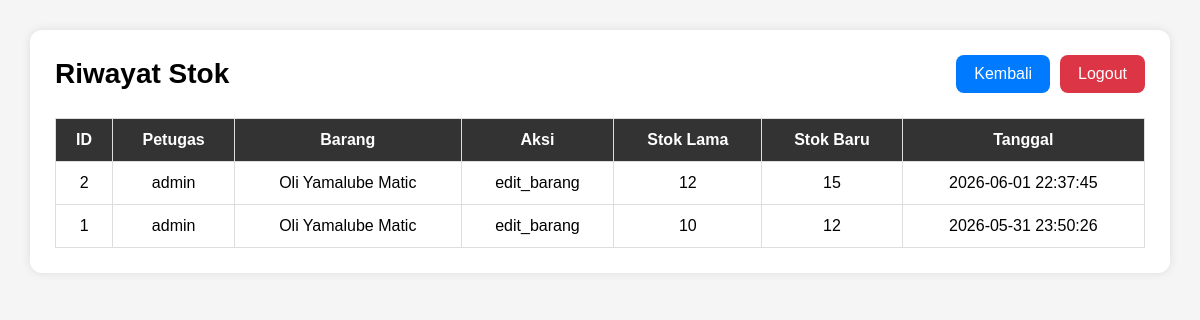
The page /riwayat_stok (signed in) on the database its author committed.
### tables this page shows
CREATE TABLE riwayat_stok (

    id_riwayat INTEGER PRIMARY KEY AUTOINCREMENT,

    id_admin INTEGER NOT NULL,

    id_barang INTEGER NOT NULL,

    aksi TEXT NOT NULL,

    stok_lama INTEGER,

    stok_baru INTEGER,

    tanggal DATETIME DEFAULT CURRENT_TIMESTAMP,

    FOREIGN KEY (id_admin) REFERENCES users(id_admin),

    FOREIGN KEY (id_barang) REFERENCES barang(id_barang)
);

CREATE TABLE "users" (
	"id_admin"	INTEGER,
	"username"	TEXT NOT NULL,
	"password"	TEXT NOT NULL,
	PRIMARY KEY("id_admin" AUTOINCREMENT)
);

CREATE TABLE "barang" (
	"id_barang"	INTEGER,
	"nama_barang"	TEXT NOT NULL,
	"kategori"	TEXT NOT NULL,
	"stok"	INTEGER NOT NULL,
	"harga"	INTEGER NOT NULL,
	"cocok_untuk"	TEXT NOT NULL,
	PRIMARY KEY("id_barang" AUTOINCREMENT)
);

### web/app.py (the view)
@app.route('/riwayat_stok')
def riwayat_stok():
    if 'login' not in session:
        return redirect(
            url_for('login')
        )
    conn = sqlite3.connect(
        DATABASE_PATH
    )
    cursor = conn.cursor()
    cursor.execute("""
        SELECT riwayat_stok.id_riwayat,
               users.username,
               barang.nama_barang,
               riwayat_stok.aksi,
               riwayat_stok.stok_lama,
               riwayat_stok.stok_baru,
               riwayat_stok.tanggal
        FROM riwayat_stok
        LEFT JOIN users
            ON riwayat_stok.id_admin = users.id_admin
        LEFT JOIN barang
            ON riwayat_stok.id_barang = barang.id_barang
        ORDER BY riwayat_stok.id_riwayat DESC
    """)
    data_riwayat = cursor.fetchall()
    conn.close()
    return render_template(
        'riwayat_stok.html',
        data_riwayat=data_riwayat
    )

### web/templates/riwayat_stok.html (shortened to what this page needs)
<!DOCTYPE html>
<html lang="id">
<head>
</head>
<body>
<div class="container">
    <div class="header">
        <h1>Riwayat Stok</h1>
        <div class="header-actions">
            <a
                href="/dashboard_barang"
                class="back-btn"
            >
                Kembali
            </a>
            <a
                href="/logout"
                class="logout-btn"
            >
                Logout
            </a>
        </div>
    </div>
    <table>
        <thead>
            <tr>
                <th>ID</th>
                <th>Petugas</th>
                <th>Barang</th>
                <th>Aksi</th>
                <th>Stok Lama</th>
                <th>Stok Baru</th>
                <th>Tanggal</th>
            </tr>
        </thead>
        <tbody>
            {% for riwayat in data_riwayat %}
            <tr>
                <td>{{ riwayat[0] }}</td>
                <td>{{ riwayat[1] }}</td>
                <td>{{ riwayat[2] }}</td>
                <td>{{ riwayat[3] }}</td>
                <td>{{ riwayat[4] }}</td>
                <td>{{ riwayat[5] }}</td>
                <td>{{ riwayat[6] }}</td>
            </tr>
            {% endfor %}
        </tbody>
    </table>
</div>
</body>
</html>

### web/templates/riwayat_stok.html (style rules this page uses)
* { margin:0; padding:0; box-sizing:border-box; font-family:Arial, sans-serif; }
body { background:#f5f5f5; padding:30px; }
.container { max-width:1200px; margin:auto; background:white; padding:25px; border-radius:12px; box-shadow:0 0 10px rgba(0,0,0,0.1); }
.header { display:flex; justify-content:space-between; align-items:center; margin-bottom:25px; }
.header h1 { font-size:28px; }
.header-actions { display:flex; gap:10px; }
.back-btn, .logout-btn { color:white; border:none; padding:10px 18px; border-radius:8px; cursor:pointer; text-decoration:none; }
.back-btn { background:#007bff; }
.logout-btn { background:#dc3545; }
table { width:100%; border-collapse:collapse; }
table th, table td { border:1px solid #ddd; padding:12px; text-align:center; }
table th { background:#333; color:white; }

### rows shown on the page
riwayat_stok: id_riwayat "2", username "admin", nama_barang "Oli Yamalube Matic", aksi "edit_barang", stok_lama "12", stok_baru "15", tanggal "2026-06-01 22:37:45"
riwayat_stok: id_riwayat "1", username "admin", nama_barang "Oli Yamalube Matic", aksi "edit_barang", stok_lama "10", stok_baru "12", tanggal "2026-05-31 23:50:26"
